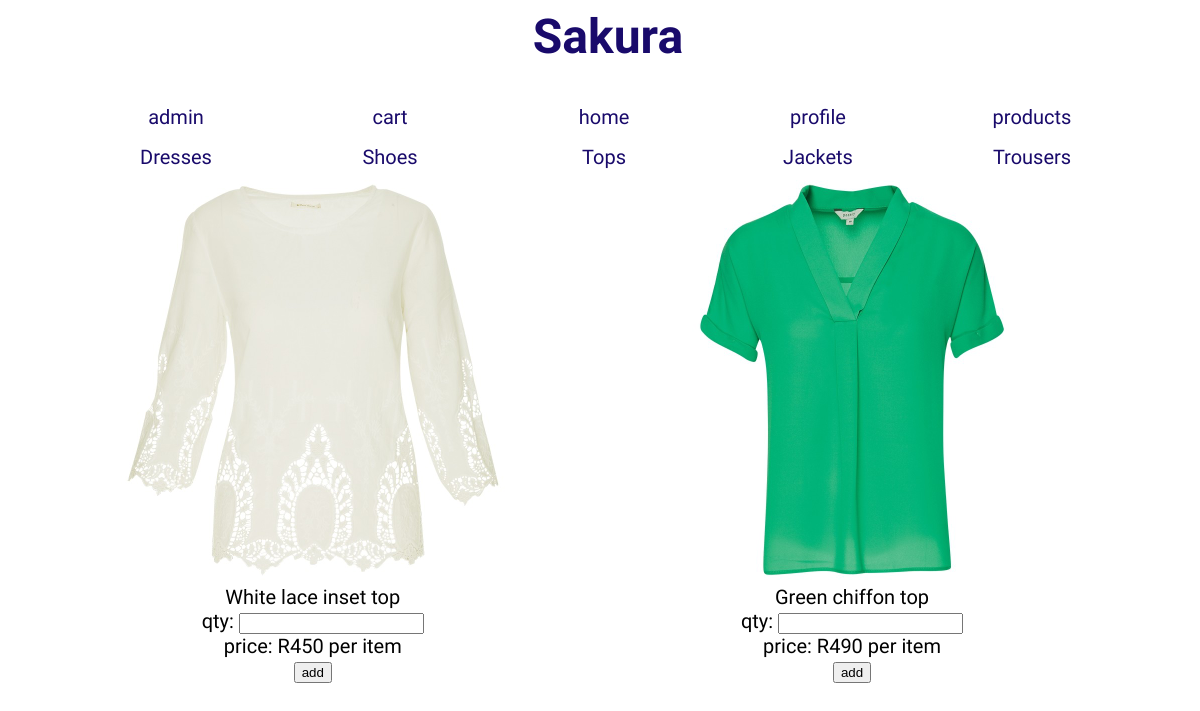
Page /products.php?cid=4 on the committed database.
### tables this page shows
CREATE TABLE IF NOT EXISTS `categories` (
  `cname` char(64) NOT NULL,
  `cid` int(11) NOT NULL
);

CREATE TABLE IF NOT EXISTS `prodcat` (
  `cpid` int(11) NOT NULL,
  `cid` int(11) NOT NULL,
  `pid` int(11) NOT NULL
);

CREATE TABLE IF NOT EXISTS `products` (
  `pname` char(64) NOT NULL,
  `pid` int(11) NOT NULL,
  `img` char(255) NOT NULL,
  `price` decimal(10,0) NOT NULL
);

### products.php (the view, shortened to what this page needs)
<?php
include("config.php");
$cid = htmlspecialchars($_GET["cid"]) . '!';
$prodresult = mysqli_query($db,"SELECT * FROM products INNER JOIN prodcat ON products.pid = prodcat.pid WHERE prodcat.cid = '$cid'");
?>
<html>
<head>
	<link rel="stylesheet" href="product.css">
</head>
<body>
<?php echo "<div class='content'>"; ?>
<?php echo "<div id='menu'>"; ?>
<?php include("menu.php"); ?>
<?php include("category.php"); ?>
<?php echo "<table border='0'>";
while($row = mysqli_fetch_array($prodresult))
{
echo "<form method='post' action='add_to_cart.php?cid=" . $cid . "'>";
echo "<td style='background: transparent'>";
echo "<ul><li id=menu><img src=" . $row['img'] . "></li>";
echo "<li id=menu>" . $row['pname'] . " </li>";
echo "<li id=menu>qty: <input type ='text' name ='pqty'/><input type ='hidden' name='pname' value='" .  $row['pname'] . "'/></li>";
echo "<li id=menu>price: R" . $row['price'] . " per item</li>";
echo "<li id=menu><input type = 'submit' value = 'add'/></li></ul>";
echo "</td>";
echo "</form>";
}
echo "</table>";
echo "</div>";
echo "</div>";
?>
</body>
</html>

### category.php
<?php
include("config.php");
$result = mysqli_query($db,"SELECT * FROM categories");
echo "<table border='0'>";
echo "<tr>";
while($row = mysqli_fetch_array($result))
{
echo "<td><ul><li><a href=products.php?cid=" . $row['cid'] . ">" . $row['cname'] . "</li></ul></a></td>";
}
echo "</tr>";
echo "</table>";
?>

### product.css (style rules this page uses)
body { background: url(https://stmed.net/sites/default/files/flower-wallpapers-27859-53340.jpg); background-repeat: no-repeat; background-size: cover; }
div { width: auto; margin: auto; }
img { height: 400px; width: relative; }
a { text-decoration: none; }
.content { background: transparent; margin: auto; position: relative; height: 800px; width: 1200px; text-align: center; }
#menu { text-align: center; width: 90%; margin: auto; }
#menu ul { margin:0; padding:0; list-style-type:none; text-align:center; font-family: Sofia; font-size: 20px; }
#menu li { float: left; margin: auto; padding: 0; background-color: transparent; }
#menu li a { display: block; width: 200px; color: rgb(25, 10, 107); text-decoration: none; padding: 5px; }

### rows in the picture
categories: cname "Dresses"
categories: cname "Shoes"
categories: cname "Tops"
categories: cname "Jackets"
categories: cname "Trousers"
prodcat: pid.img (picture), pid.pname "White lace inset top", pid.price "450"
prodcat: pid.img (picture), pid.pname "Green chiffon top", pid.price "490"
